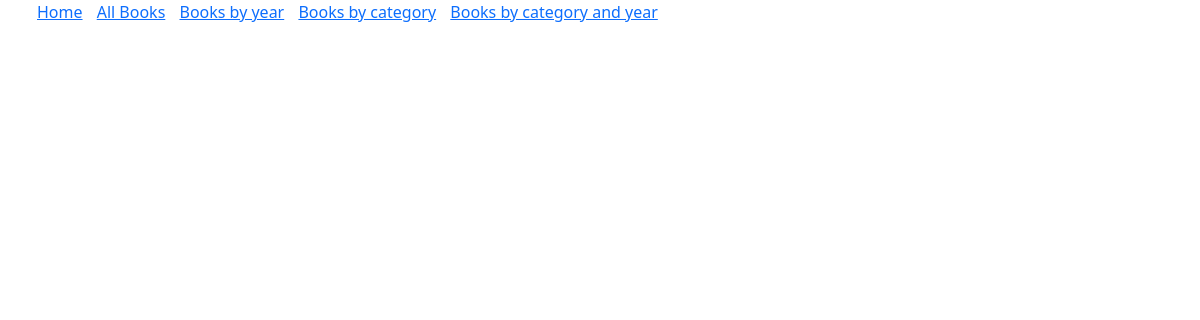
/books/category/FANTASY/year/1987, run on an earlier commit of the app's database.
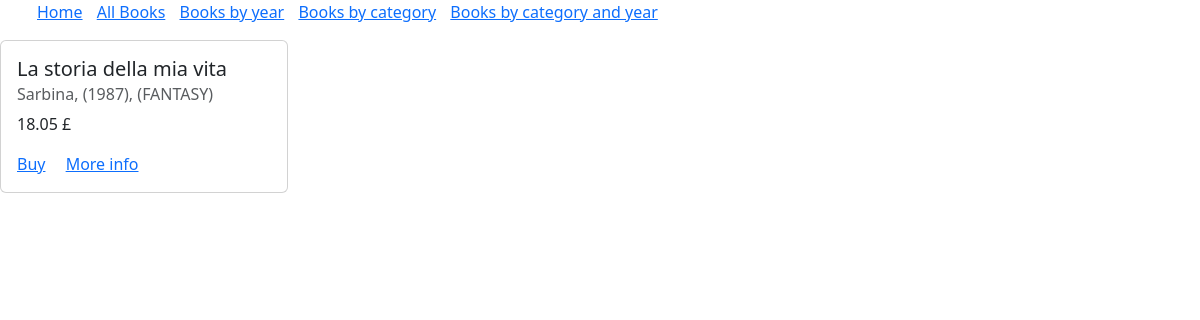
And on a later commit of the database.
### app1/models.py (models this page shows)
class Book(models.Model):
    id = models.AutoField(primary_key = True)
    year = models.IntegerField()
    author = models.TextField()
    price = models.DecimalField(max_digits = 8, decimal_places = 2)
    title = models.TextField()
    description = models.TextField()
    category_choices = [
        ('FICTION', 'fiction'),
        ('HORROR', 'horror'),
        ('SCFI', 'scfi'),
        ('SPLATTER', 'splatter'),
        ('FANTASY', 'fantasy'),
    ]
    category = models.CharField(max_length=50, choices=category_choices, default='FICTION')

### app1/views.py (the view)
# urls.py: path('books/category/<str:categoryid>/year/<int:yearid>', views.bookbycategoryandyear, name='bookbycategoryandyear'),
def bookbycategoryandyear(request, categoryid, yearid):
    books = Book.objects.filter(category=categoryid.upper(), year=yearid)
    return render(request, 'bookbycategoryandyear.html', {'books': books})

### app1/templates/bookbycategoryandyear.html
{% extends 'base.html' %}
{% block content %}
    {% for book in books %}
    <div class="card" style="width: 18rem;">
    <div class="card-body">
    <h5 class="card-title">{{book.title}}</h5>
    <h6 class="card-subtitle mb-2 text-muted">{{book.author}}, ({{book.year}}), ({{book.category}})</h6>
    <p class="card-text">{{book.price}} £</p>
    <a href="#" class="card-link">Buy</a>
    <a href="{% url 'singlebook' bookid=book.id %}" class="card-link">More info</a>
    </div>
    </div>
    <br>
    {% endfor %}
{% endblock %}

What changed in the data, as far as the page shows it:
now on this page (row edited): Book: title "La storia della mia vita", author "Sarbina", year "1987", category "FANTASY", price "18.05"
